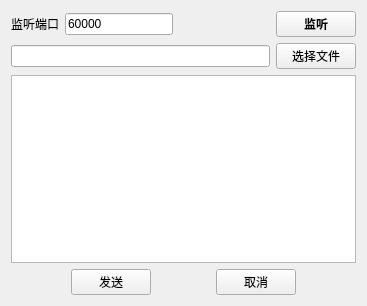
<?xml version="1.0" encoding="UTF-8"?>
<ui version="4.0">
 <class>Widget</class>
 <widget class="QWidget" name="Widget">
  <property name="geometry">
   <rect>
    <x>0</x>
    <y>0</y>
    <width>367</width>
    <height>306</height>
   </rect>
  </property>
  <property name="windowTitle">
   <string>Widget</string>
  </property>
  <layout class="QVBoxLayout" name="verticalLayout">
   <item>
    <layout class="QHBoxLayout" name="horizontalLayout">
     <item>
      <widget class="QLabel" name="label">
       <property name="text">
        <string>监听端口</string>
       </property>
      </widget>
     </item>
     <item>
      <widget class="QLineEdit" name="lineEdit_port">
       <property name="text">
        <string>60000</string>
       </property>
      </widget>
     </item>
     <item>
      <spacer name="horizontalSpacer">
       <property name="orientation">
        <enum>Qt::Horizontal</enum>
       </property>
       <property name="sizeHint" stdset="0">
        <size>
         <width>78</width>
         <height>20</height>
        </size>
       </property>
      </spacer>
     </item>
     <item>
      <widget class="QPushButton" name="btn_listen">
       <property name="font">
        <font>
         <weight>75</weight>
         <bold>true</bold>
        </font>
       </property>
       <property name="text">
        <string>监听</string>
       </property>
      </widget>
     </item>
    </layout>
   </item>
   <item>
    <layout class="QHBoxLayout" name="horizontalLayout_2">
     <item>
      <widget class="QLineEdit" name="lineEdit"/>
     </item>
     <item>
      <widget class="QPushButton" name="btn_selectFile">
       <property name="text">
        <string>选择文件</string>
       </property>
      </widget>
     </item>
    </layout>
   </item>
   <item>
    <widget class="QPlainTextEdit" name="plainTextEdit"/>
   </item>
   <item>
    <layout class="QHBoxLayout" name="horizontalLayout_3">
     <item>
      <spacer name="horizontalSpacer_3">
       <property name="orientation">
        <enum>Qt::Horizontal</enum>
       </property>
       <property name="sizeHint" stdset="0">
        <size>
         <width>40</width>
         <height>20</height>
        </size>
       </property>
      </spacer>
     </item>
     <item>
      <widget class="QPushButton" name="btn_send">
       <property name="text">
        <string>发送</string>
       </property>
      </widget>
     </item>
     <item>
      <spacer name="horizontalSpacer_2">
       <property name="orientation">
        <enum>Qt::Horizontal</enum>
       </property>
       <property name="sizeHint" stdset="0">
        <size>
         <width>58</width>
         <height>20</height>
        </size>
       </property>
      </spacer>
     </item>
     <item>
      <widget class="QPushButton" name="btn_cancel">
       <property name="text">
        <string>取消</string>
       </property>
      </widget>
     </item>
     <item>
      <spacer name="horizontalSpacer_4">
       <property name="orientation">
        <enum>Qt::Horizontal</enum>
       </property>
       <property name="sizeHint" stdset="0">
        <size>
         <width>40</width>
         <height>20</height>
        </size>
       </property>
      </spacer>
     </item>
    </layout>
   </item>
  </layout>
 </widget>
 <layoutdefault spacing="6" margin="11"/>
 <resources/>
 <connections/>
</ui>
